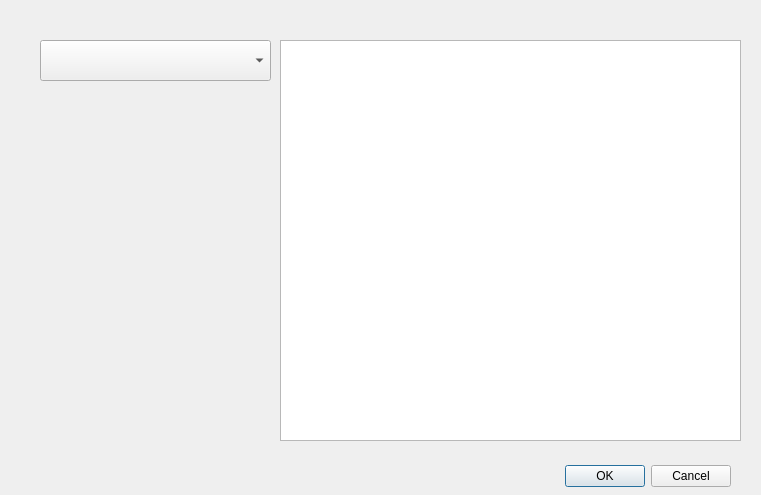
<?xml version="1.0" encoding="UTF-8"?>
<ui version="4.0">
 <class>Dialog</class>
 <widget class="QDialog" name="Dialog">
  <property name="geometry">
   <rect>
    <x>0</x>
    <y>0</y>
    <width>761</width>
    <height>495</height>
   </rect>
  </property>
  <property name="sizePolicy">
   <sizepolicy hsizetype="Preferred" vsizetype="Maximum">
    <horstretch>0</horstretch>
    <verstretch>0</verstretch>
   </sizepolicy>
  </property>
  <property name="windowTitle">
   <string>Dialog</string>
  </property>
  <widget class="QDialogButtonBox" name="buttonBox">
   <property name="geometry">
    <rect>
     <x>390</x>
     <y>460</y>
     <width>341</width>
     <height>32</height>
    </rect>
   </property>
   <property name="orientation">
    <enum>Qt::Horizontal</enum>
   </property>
   <property name="standardButtons">
    <set>QDialogButtonBox::Cancel|QDialogButtonBox::Ok</set>
   </property>
  </widget>
  <widget class="QComboBox" name="realms">
   <property name="geometry">
    <rect>
     <x>40</x>
     <y>40</y>
     <width>231</width>
     <height>41</height>
    </rect>
   </property>
   <property name="sizePolicy">
    <sizepolicy hsizetype="Preferred" vsizetype="Expanding">
     <horstretch>0</horstretch>
     <verstretch>0</verstretch>
    </sizepolicy>
   </property>
   <property name="maximumSize">
    <size>
     <width>16777215</width>
     <height>100000</height>
    </size>
   </property>
   <property name="maxVisibleItems">
    <number>20</number>
   </property>
   <property name="iconSize">
    <size>
     <width>16</width>
     <height>70</height>
    </size>
   </property>
  </widget>
  <widget class="QListWidget" name="maps">
   <property name="geometry">
    <rect>
     <x>280</x>
     <y>40</y>
     <width>461</width>
     <height>401</height>
    </rect>
   </property>
  </widget>
 </widget>
 <resources/>
 <connections>
  <connection>
   <sender>buttonBox</sender>
   <signal>accepted()</signal>
   <receiver>Dialog</receiver>
   <slot>accept()</slot>
   <hints>
    <hint type="sourcelabel">
     <x>248</x>
     <y>254</y>
    </hint>
    <hint type="destinationlabel">
     <x>157</x>
     <y>274</y>
    </hint>
   </hints>
  </connection>
  <connection>
   <sender>buttonBox</sender>
   <signal>rejected()</signal>
   <receiver>Dialog</receiver>
   <slot>reject()</slot>
   <hints>
    <hint type="sourcelabel">
     <x>316</x>
     <y>260</y>
    </hint>
    <hint type="destinationlabel">
     <x>286</x>
     <y>274</y>
    </hint>
   </hints>
  </connection>
 </connections>
</ui>
